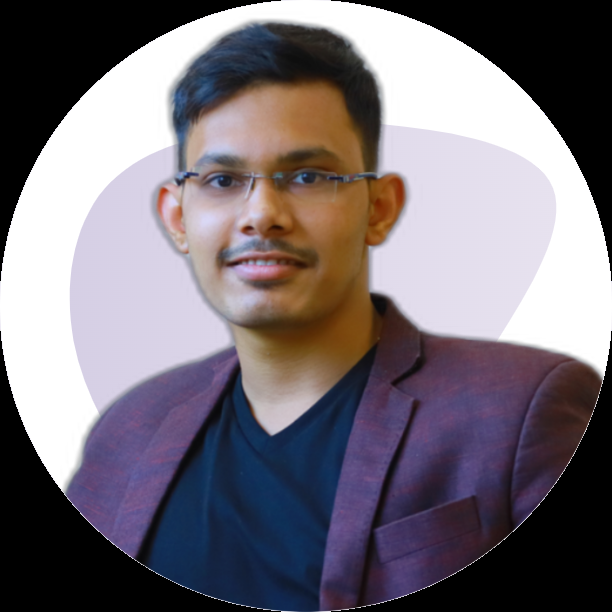
#> input picture assets/shivam2.png, 612 x 612 px, given in place of shivam.JPG, which was not available
$ python tut7_template_matching.py
#> lines starting #> are read from the running program, lines starting #| are printed output that depends on the picture; pictures that were not available may be replaced by others from this repository, and a replacement may not be noted
import cv2
import numpy as np

img = cv2.imread('assets/shivam.JPG', 0)
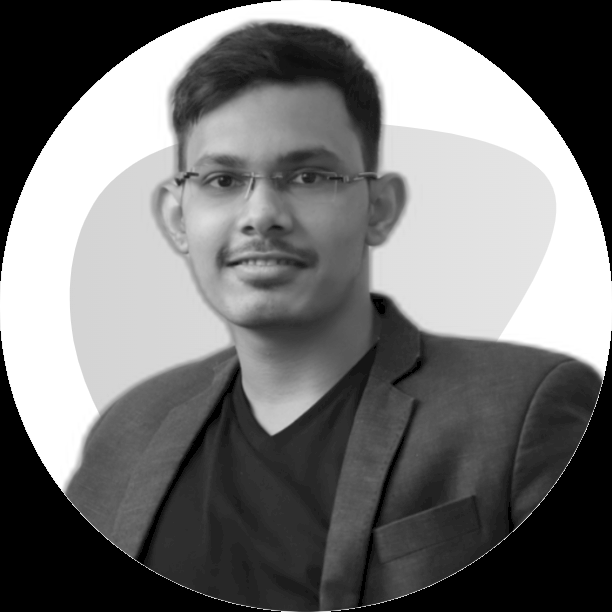
#> img: shape (612, 612); min 0, max 255, mean 114.3
img = cv2.resize(img, (0,0), fx=0.1, fy=0.1)
#> img: shape (61, 61)

## we get the better results for template matching when the template image
## has the similar size as that of an object we are supposed to find in the
## original image

template = cv2.imread('assets/shivam_feta.png', 0)
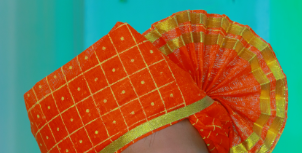
#> input picture assets/shivam_feta.png, 302 x 153 px
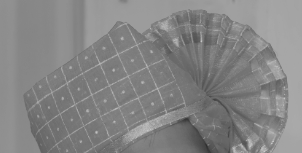
#> template: shape (153, 302); min 46, max 202, mean 132.5

h, w = template.shape
#> h = 153; w = 302

methods = [cv2.TM_CCOEFF, cv2.TM_CCOEFF_NORMED, cv2.TM_CCORR,
            cv2.TM_CCORR_NORMED, cv2.TM_SQDIFF, cv2.TM_SQDIFF_NORMED]

for method in methods:

    img2 = img.copy()

    ## following code block will basically convolve the template image over
    ## the original image and find the place where we will find the closet match
    ## this will return an array of size (h - f1 + 1) x (w - f2 + 1)
    ## where, h and w are the dimensions of the original image and f1xf2 are the dimension of the template image
    result = cv2.matchTemplate(img, template,method)

    ## depending on the methods, minimum value location or maximum value location will
    ## give us the position of the template image in the original image
    min_val, max_val, min_loc, max_loc = cv2.minMaxLoc(result)

    ## drawing the rectable using the min_loc and max_loc
    ## some of the methods use the minimum location for the match and some use the maximum value for the match
    if method in [cv2.TM_SQDIFF, cv2.TM_SQDIFF_NORMED]:
        location = min_loc
    else:
        location = max_loc

    ## location will be the top-left point on our rectangle
    ## now, we need to find the bottom-right point to create our rectangle

    bottom_right = (location[0] + w, location[1] + h)
    cv2.rectangle(img2, pt1=location, pt2=bottom_right, color=(255,0,0), thickness=5 )
    cv2.imshow('MATCH', img2)
    cv2.waitKey(0)
    cv2.destroyAllWindows()
#> this loop made 6 passes
#> (min_val, max_val, min_loc, location, bottom_right) on passes 1 to 4: (-1855968.9, 2420184.8, (231, 92), (145, 89), (447, 242)), (-0.246, 0.42, (231, 92), (83, 0), (385, 153)), (45951824, 67281984, (181, 92), (241, 0), (543, 153)), (0.734, 0.793, (224, 92), (145, 89), (447, 242))
#> (min_val, max_val, max_loc, location, bottom_right) on passes 5 to 6: (31187980, 41289664, (232, 92), (145, 89), (447, 242)), (0.421, 0.588, (182, 92), (83, 0), (385, 153))
#> pass 1, `result = cv2.matchTemplate(img, template,method)`:
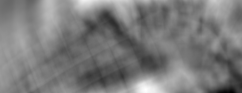
#> result: shape (93, 242) float32; min -1855968.9, max 2420184.8, mean 201022.2; drawn with min black and max white
#> pass 2, `result = cv2.matchTemplate(img, template,method)`:
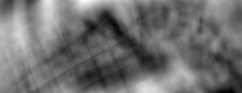
#> result: shape (93, 242) float32; min -0.246, max 0.42, mean 0.0465; drawn with min black and max white
#> pass 3, `result = cv2.matchTemplate(img, template,method)`:
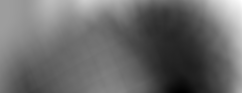
#> result: shape (93, 242) float32; min 45951824, max 67281984, mean 54810840; drawn with min black and max white
#> after the loop:
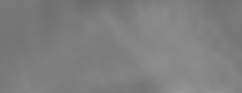
#> result: shape (93, 242) float32; min 0.421, max 0.588, mean 0.499
